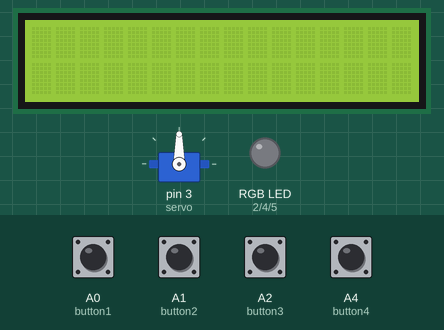
A sketch run on a simulated Arduino Uno, built with avr-gcc and run on an emulated ATmega328P. Shown: 16×2 character LCD, servo, an RGB LED mixed from three pins (HIGH = lit). Dashed ring = blinking. The inputs (shaded band) are chosen by the test bench; at power-on: A0 (button1), A1 (button2), A2 (button3), A4 (button4) HIGH. What the sketch prints to the serial monitor is not drawn.

Above: at 1.2 s.
1.3 s: A0 (button1) pulled LOW for 1 s
At 2.42 s:
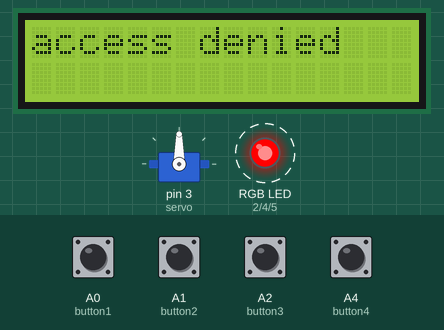
At 4.1 s:
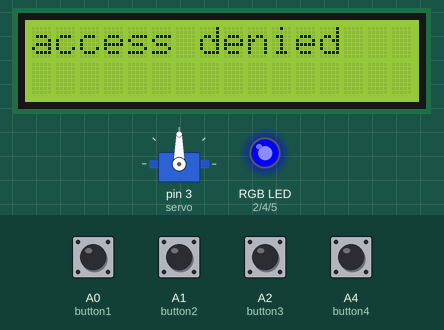
Timing chart, 0 to 8.3 s (numbered marks = the images above; inputs shaded):
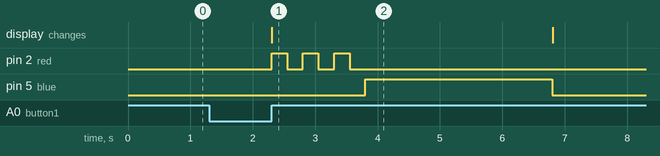

The sketch:

lock_combination.ino
```cpp
// requires 16x2 LCD display, RGB LED, 4 buttons and servo motor

#include <LiquidCrystal.h>
#include <Servo.h>

Servo servo; // create servo object

int button1 = A0; // combination button1
int button2 = A1; // combination button2
int button3 = A2; // combination button3
int button4 = A4; // combination button4

int servpos = 0; // servo position

int red = 2;   // red LED
int green = 4; // green LED
int blue = 5;  // blue LED

int rs = 6;  // LCD rs pin
int e = 7;   // LCD e pin
int d4 = 8;  // LCD d4 pin
int d5 = 9;  // LCD d5 pin
int d6 = 10; // LCD d6 pin
int d7 = 11; // LCD d7 pin

int code[] = {4, 1, 3, 2}; // code to open the lock
int input[4];              // code input of the user

LiquidCrystal lcd(rs, e, d4, d5, d6, d7); // pins of the LCD

void setup()
{
    Serial.begin(9600); // begin serial
    lcd.begin(16, 2);   // size of lcd
    servo.attach(3);    // servo on pin 3
    pinMode(red, OUTPUT);
    pinMode(blue, OUTPUT);
    pinMode(green, OUTPUT);
    pinMode(button1, INPUT_PULLUP);
    pinMode(button2, INPUT_PULLUP);
    pinMode(button3, INPUT_PULLUP);
    pinMode(button4, INPUT_PULLUP);
}

void print_array(int array[]) // debugging by printing the code
{
    Serial.print("\n"); // new line
    for (int x = 0; x < 4; x += 1)
    {
        Serial.print(array[x]);
    }
}

void blink_LED(int LED) // blinking LED function
{
    for (int i = 0; i < 3; i += 1) // blinks 3-times
    {
        digitalWrite(LED, HIGH); // turn on LED
        delay(250);              // wait
        digitalWrite(LED, LOW);  // turn off LED
        delay(250);              // wait
    }
}

void code_input() // generate input array
{

    for (int j = 0; j < 4;) // four inputs
    {
        if (digitalRead(button1) == LOW) // if button1 is pressed
        {
            input[j] = 1;           // set one in the position of input[j]
            Serial.print(input[j]); // debugging
            j += 1;                 // j = j + 1
            delay(250);             // wait
        }

        else if (digitalRead(button2) == LOW) // if button2 is pressed
        {
            input[j] = 2;           // set two in the position of input[j]
            Serial.print(input[j]); // debugging
            j += 1;                 // j = j + 1
            delay(250);             // wait
        }

        else if (digitalRead(button3) == LOW) // if button3 is pressed
        {
            input[j] = 3;           // set three in the position of input[j]
            Serial.print(input[j]); // debugging
            j += 1;                 // j = j + 1
            delay(250);             // wait
        }

        else if (digitalRead(button4) == LOW) // if button4 is pressed
        {
            input[j] = 4;           // set four in the position of input[j]
            Serial.print(input[j]); // debugging
            j += 1;                 // j = j + 1
            delay(250);             // wait
        }
    }
}

void check_code() // compare input with code
{
    if (code[0] == input[0] && code[1] == input[1] && code[2] == input[2] && code[3] == input[3]) // input is correct
    {
        lcd.print("access granted"); // right text
        blink_LED(green);           // green LED is blinking
        open_safe();
        lcd.clear(); // clear LCD display
    }

    else // input is wrong
    {
        lcd.print("access denied"); // false text
        blink_LED(red);            // red LED is blinking
        digitalWrite(blue, HIGH);
        delay(3000);
        digitalWrite(blue, LOW);
        lcd.clear(); // clear LCD
    }
}

void open_safe()
{
    digitalWrite(blue, HIGH);                      // turn blue LED on
    for (servpos = 0; servpos < 180; servpos += 1) // move servo for 180 degree
    {
        servo.write(servpos); // move the servo at servpos
        delay(15);            // wait
    }
    digitalWrite(blue, LOW); // turn off blue LED
}

void loop()
{
    code_input();       // input the code
    check_code();       // compare code with input
    print_array(code);  // print code - debugging
    print_array(input); // print input - debugging
    Serial.print("\n"); // new line - debugging
}
```

Measured:
- after the input at 1.3 s, pin 2 (red): alternates HIGH for 0.25 s and LOW for 0.25 s, 6 changes in all, then stays LOW, starting after 1.0 s; pin 5 (blue): LOW → HIGH after 2.5 s, → LOW 3.0 s later; the display: changes after 1.0 s (image 1)
